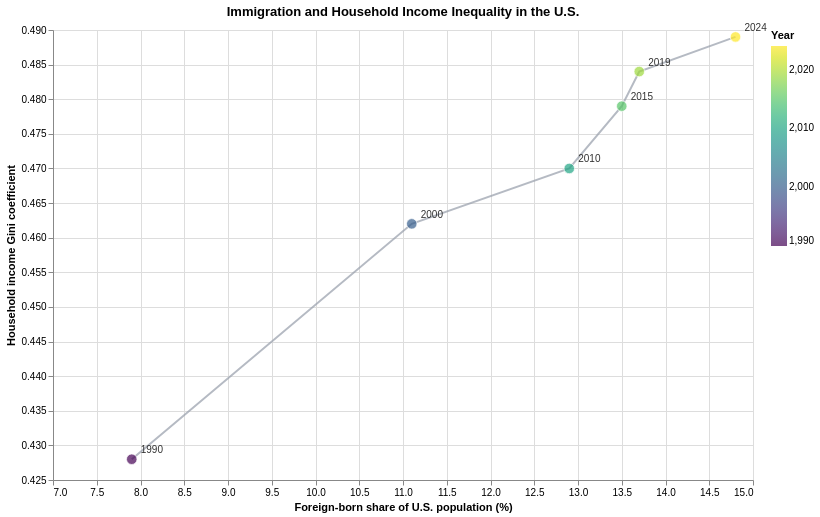

The cell this chart's notebook holds for it:
### Code cell
base08 = alt.Chart(chart08_data).encode(
    x=alt.X(
        "immigrant_share:Q",
        title="Foreign-born share of U.S. population (%)",
        scale=alt.Scale(zero=False)
    ),
    y=alt.Y(
        "gini:Q",
        title="Household income Gini coefficient",
        scale=alt.Scale(zero=False)
    )
)

line08 = base08.mark_line(
    color="#9CA3AF",
    strokeWidth=2,
    opacity=0.75
).encode(
    order=alt.Order("year:Q", sort="ascending")
)

dots08 = base08.mark_circle(
    size=110,
    stroke="white",
    strokeWidth=1
).encode(
    color=alt.Color(
        "year:Q",
        scale=alt.Scale(scheme="viridis"),
        title="Year"
    ),
    tooltip=[
        alt.Tooltip("year:Q", title="Year", format=".0f"),
        alt.Tooltip("immigrant_share:Q", title="Foreign-born share (%)", format=".1f"),
        alt.Tooltip("gini:Q", title="Gini coefficient", format=".3f")
    ]
)


labels08 = (
    base08
    .mark_text(
        align="left",
        dx=9,
        dy=-9,
        fontSize=10,
        color="#333333"
    )
    .encode(
        text=alt.Text("year:Q", format=".0f")
    )
)


chart08 = (
    (line08 + dots08 + labels08)
    .properties(
        width=700,
        height=450,
        title="Immigration and Household Income Inequality in the U.S."
    )
)

chart08

### Figure 1 — Vega-Lite specification as saved in the notebook (floating-point values rounded to 4 significant figures)
{"config": {"view": {"continuousWidth": 300, "continuousHeight": 300}}, "layer": [{"mark": {"type": "line", "color": "#9CA3AF", "opacity": 0.75, "strokeWidth": 2}, "encoding": {"order": {"field": "year", "sort": "ascending", "type": "quantitative"}, "x": {"field": "immigrant_share", "scale": {"zero": false}, "title": "Foreign-born share of U.S. population (%)", "type": "quantitative"}, "y": {"field": "gini", "scale": {"zero": false}, "title": "Household income Gini coefficient", "type": "quantitative"}}}, {"mark": {"type": "circle", "size": 110, "stroke": "white", "strokeWidth": 1}, "encoding": {"color": {"field": "year", "scale": {"scheme": "viridis"}, "title": "Year", "type": "quantitative"}, "tooltip": [{"field": "year", "format": ".0f", "title": "Year", "type": "quantitative"}, {"field": "immigrant_share", "format": ".1f", "title": "Foreign-born share (%)", "type": "quantitative"}, {"field": "gini", "format": ".3f", "title": "Gini coefficient", "type": "quantitative"}], "x": {"field": "immigrant_share", "scale": {"zero": false}, "title": "Foreign-born share of U.S. population (%)", "type": "quantitative"}, "y": {"field": "gini", "scale": {"zero": false}, "title": "Household income Gini coefficient", "type": "quantitative"}}}, {"mark": {"type": "text", "align": "left", "color": "#333333", "dx": 9, "dy": -9, "fontSize": 10}, "encoding": {"text": {"field": "year", "format": ".0f", "type": "quantitative"}, "x": {"field": "immigrant_share", "scale": {"zero": false}, "title": "Foreign-born share of U.S. population (%)", "type": "quantitative"}, "y": {"field": "gini", "scale": {"zero": false}, "title": "Household income Gini coefficient", "type": "quantitative"}}}], "data": {"name": "data-74f8ed14b6e7a2a50fba305f239edc92"}, "height": 450, "title": "Immigration and Household Income Inequality in the U.S.", "width": 700, "$schema": "https://vega.github.io/schema/vega-lite/v6.4.1.json", "datasets": {"data-74f8ed14b6e7a2a50fba305f239edc92": [{"year": 1990.0, "immigrant_share": 7.9, "gini": 0.428}, {"year": 2000.0, "immigrant_share": 11.1, "gini": 0.462}, {"year": 2010.0, "immigrant_share": 12.9, "gini": 0.47}, {"year": 2015.0, "immigrant_share": 13.5, "gini": 0.479}, {"year": 2019.0, "immigrant_share": 13.7, "gini": 0.484}, {"year": 2024.0, "immigrant_share": 14.8, "gini": 0.489}]}}
